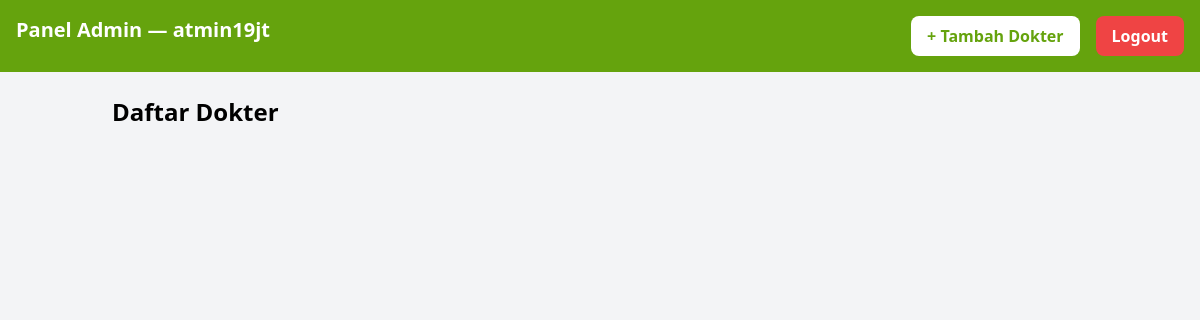
Page /pages/dokter_list.php (signed in) on the earlier database version.
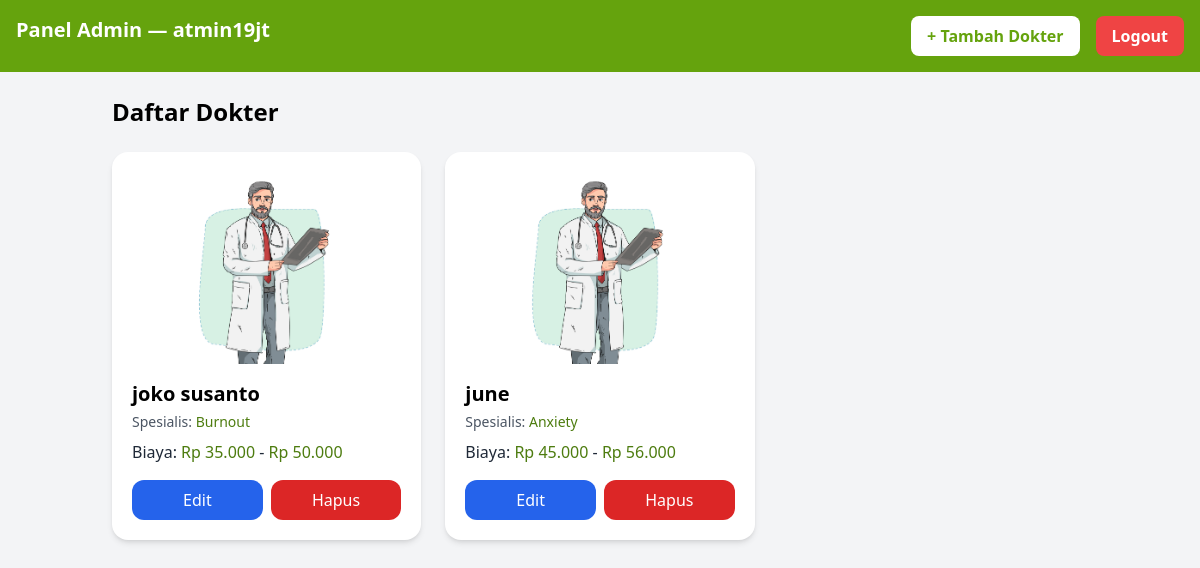
Same page on the later database version.
### tables this page shows
CREATE TABLE `dokter` (
  `id_dokter` int(11) NOT NULL,
  `nama_dokter` varchar(100) NOT NULL,
  `spesialis` varchar(255) NOT NULL,
  `harga_min` int(11) NOT NULL,
  `harga_max` int(11) NOT NULL
);

### public/pages/dokter_list.php (the view, shortened to what this page needs)
<?php
include '../../app/config/koneksi.php';
$query = mysqli_query($koneksi, "SELECT * FROM dokter ORDER BY id_dokter DESC");
?>
<!DOCTYPE html>
<html lang="en">
<head>
    <script src="https://cdn.tailwindcss.com"></script>
</head>
<body class="bg-gray-100">
    <nav class="flex justify-between bg-lime-600 p-4 text-white">
        <h1 class="text-xl font-bold">Panel Admin — <?php echo $_SESSION['username'] ?></h1>
        <div class="flex gap-4">
            <a href="dokter_tambah.php" class="bg-white text-lime-600 px-4 py-2 rounded-lg font-bold">+ Tambah Dokter</a>
            <a href="../../app/controllers/logout.php" class="bg-red-500 px-4 py-2 rounded-lg font-bold">Logout</a>
        </div>
    </nav>
    <div class="container mx-auto p-6">
        <h2 class="text-2xl font-bold mb-6">Daftar Dokter</h2>
        <div class="grid grid-cols-1 sm:grid-cols-2 lg:grid-cols-3 gap-6">
            <?php while ($data = mysqli_fetch_assoc($query)) : ?>
                <div class="bg-white rounded-2xl shadow-md p-5 hover:shadow-xl transition">
                    <img src="../assets/img/male1.jpg"
                        class="w-full h-48 object-cover rounded-xl object-top mb-4" />
                    <h2 class="text-xl font-semibold"><?= $data['nama_dokter']; ?></h2>
                    <p class="text-gray-600 mt-1 text-sm">
                        Spesialis: <span class="font-medium text-lime-700"><?= $data['spesialis']; ?></span>
                    </p>
                    <p class="mt-2 text-gray-800 font-medium">
                        Biaya:
                        <span class="text-lime-700">
                            Rp <?= number_format($data['harga_min'], 0, ',', '.'); ?>
                        </span>
                        -
                        <span class="text-lime-700">
                            Rp <?= number_format($data['harga_max'], 0, ',', '.'); ?>
                        </span>
                    </p>
                    <div class="flex gap-2 mt-4">
                        <a href="dokter_edit.php?id=<?= $data['id_dokter']; ?>"
                            class="flex-1 bg-blue-600 text-white py-2 rounded-xl text-center hover:bg-blue-800">
                            Edit
                        </a>
                        <a href="../../app/controllers/dokter_hapus.php?id=<?= $data['id_dokter']; ?>"
                            onclick="return confirm('Yakin ingin menghapus dokter ini?')"
                            class="flex-1 bg-red-600 text-white py-2 rounded-xl text-center hover:bg-red-800">
                            Hapus
                        </a>
                    </div>
                </div>
            <?php endwhile; ?>
        </div>
    </div>
</body>
</html>

Differences in the rows shown:
added dokter: nama_dokter "joko susanto", spesialis "Burnout", harga_min "35.000", harga_max "50.000"
added dokter: nama_dokter "june", spesialis "Anxiety", harga_min "45.000", harga_max "56.000"
